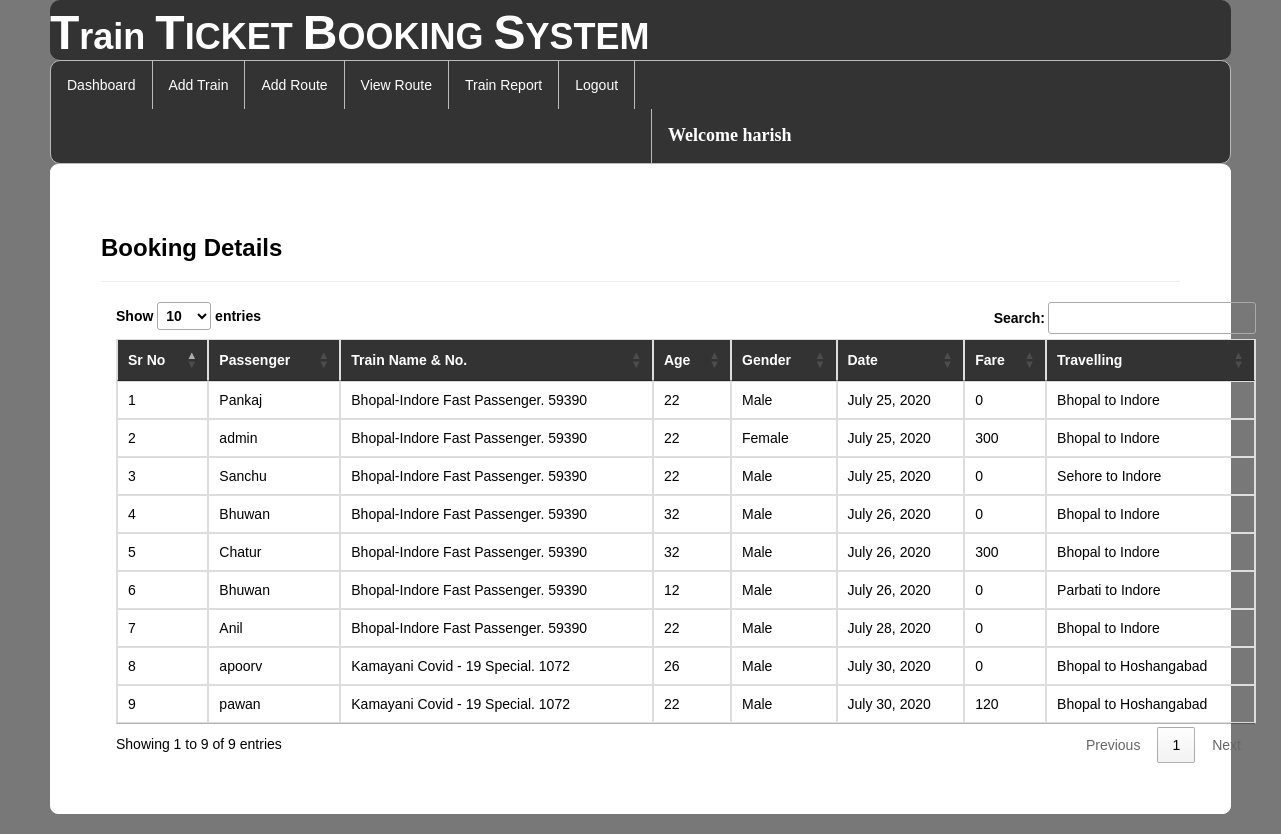
/viewbookings/ (signed in), run on the app's committed database.
### railway/models.py (models this page shows, shortened)
class Book_ticket(models.Model):
    passenger=models.ForeignKey(Passenger,on_delete=models.CASCADE,null=True)
    user=models.ForeignKey(Register,on_delete=models.CASCADE,null=True)
    route=models.CharField(max_length=100,null=True)
    date2=models.DateField(null=True)
    fare=models.IntegerField(null=True)

class Passenger(models.Model):
    user = models.ForeignKey(Register,on_delete=models.CASCADE,null=True)
    train = models.ForeignKey(Add_Train,on_delete=models.CASCADE,null=True)
    name = models.CharField(max_length=100,null=True)
    age = models.IntegerField(null=True)
    gender = models.CharField(max_length=30,null=True)
    route=models.CharField(max_length=100,null=True)
    status = models.CharField(max_length=30,null=True)
    date1 = models.DateField(null=True)
    fare = models.IntegerField(null=True)

class Add_Train(models.Model):
    trainname = models.CharField(max_length=30,null=True)
    train_no = models.IntegerField(null=True)
    from_city = models.CharField(max_length=30,null=True)
    to_city = models.CharField(max_length=30,null=True)
    departuretime=models.CharField(max_length=30,null=True)
    arrivaltime=models.CharField(max_length=30,null=True)
    trevaltime=models.CharField(max_length=100,null=True)
    distance=models.IntegerField(null=True)
    img=models.FileField(null=True)

### railway/views.py (the view)
# urls.py: path('viewbookings/', viewbookings, name="viewbookings"),
def viewbookings(request):
    if not request.user.is_authenticated:
        return redirect('login')
    book = Book_ticket.objects.all()
    d = {'book': book}
    return render(request, 'viewbookings.html', d)

### railway/templates/viewbookings.html (shortened to what this page needs)
{% extends 'navigation3.html' %}
{% load static %}
{% block b %}
<div style="color:Black;border:1px solid white;border-radius:8px;background-color:white;padding:50px">
        <h3><strong>Booking Details</strong></h3><hr>
<div class="container">
<table class="table table-bordered" id="myTable">
  <thead style="color:white;background-color:#333">
  <tr>
    <th>Sr No</th>
    <th>Passenger</th>
      <th>Train Name & No.</th>
      <th>Age</th>
    <th>Gender</th>
    <th>Date</th>
       <th>Fare</th>
       <th>Travelling</th>
  </tr>
  </thead>
   <tbody>
    {% for i in book %}
  <tr>
    <td>{{forloop.counter}}</td>
    <td>{{i.passenger.name}}</td>
    <td>{{i.passenger.train.trainname}}. {{i.passenger.train.train_no}}</td>
      <td>{{i.passenger.age}}</td>
      <td>{{i.passenger.gender}}</td>
      <td>{{i.passenger.date1}}</td>
      <td>{{i.fare}}</td>
      <td>{{i.route}}</td>
  </tr>
    {% endfor %}
    </tbody>
</table>
 </div>
</div>
{% endblock %}

### railway/templates/navigation3.html (shortened to what this page needs)
{% extends 'head.html' %}
{% load static %}
{% block body %}
<link rel = stylesheet href = "//cdn.datatables.net/1.10.19/css/jquery.dataTables.min.css">
<ul class="id2">
  <li id="id1"><a href="{% url 'admindashboard' %}">Dashboard</a></li>
  <li id="id1"><a href="{% url 'add_train' %}">Add Train</a></li>
  <li id="id1"><a href="{% url 'add_route' %}">Add Route</a></li>
  <li id="id1"><a href="{% url 'availableroute' %}">View Route</a></li>
  <li id="id1"><a href="{% url 'view_train'%}">Train Report</a></li>
  <li id="id1"><a href="{% url 'log_out' %}">Logout</a></li>
      <li id="id2" style="margin-left:600px"><a href="" style="color:white"><strong style="font-size:18px;font-family:cursive">Welcome {{request.user.username}}</strong></a></li>
</ul>
{% block b %}
{% endblock %}
{% endblock %}

### railway/templates/navigation3.html (style rules this page uses)
.id2 { list-style-type: none; margin: 0; padding: 0; overflow: hidden; background-color: #333; border-radius:10px; border:1px solid #bbb; }
#id1 { float: left; border-right:1px solid #bbb; }
#id2 { float: left; border-left:1px solid #bbb; }
li:last-child { border-right: none; }
li a { display: block; color: white; text-align: center; padding: 14px 16px; text-decoration: none; }
body { font-family: Arial, Helvetica, sans-serif; }

### data on the page
Book_ticket: passenger.name "Pankaj", passenger.train.trainname "Bhopal-Indore Fast Passenger", passenger.train.train_no "59390", passenger.age "22", passenger.gender "Male", passenger.date1 "July 25, 2020", fare "0", route "Bhopal to Indore"
Book_ticket: passenger.name "admin", passenger.train.trainname "Bhopal-Indore Fast Passenger", passenger.train.train_no "59390", passenger.age "22", passenger.gender "Female", passenger.date1 "July 25, 2020", fare "300", route "Bhopal to Indore"
Book_ticket: passenger.name "Sanchu", passenger.train.trainname "Bhopal-Indore Fast Passenger", passenger.train.train_no "59390", passenger.age "22", passenger.gender "Male", passenger.date1 "July 25, 2020", fare "0", route "Sehore to Indore"
Book_ticket: passenger.name "Bhuwan", passenger.train.trainname "Bhopal-Indore Fast Passenger", passenger.train.train_no "59390", passenger.age "32", passenger.gender "Male", passenger.date1 "July 26, 2020", fare "0", route "Bhopal to Indore"
Book_ticket: passenger.name "Chatur", passenger.train.trainname "Bhopal-Indore Fast Passenger", passenger.train.train_no "59390", passenger.age "32", passenger.gender "Male", passenger.date1 "July 26, 2020", fare "300", route "Bhopal to Indore"
Book_ticket: passenger.name "Bhuwan", passenger.train.trainname "Bhopal-Indore Fast Passenger", passenger.train.train_no "59390", passenger.age "12", passenger.gender "Male", passenger.date1 "July 26, 2020", fare "0", route "Parbati to Indore"
Book_ticket: passenger.name "Anil", passenger.train.trainname "Bhopal-Indore Fast Passenger", passenger.train.train_no "59390", passenger.age "22", passenger.gender "Male", passenger.date1 "July 28, 2020", fare "0", route "Bhopal to Indore"
Book_ticket: passenger.name "apoorv", passenger.train.trainname "Kamayani Covid - 19 Special", passenger.train.train_no "1072", passenger.age "26", passenger.gender "Male", passenger.date1 "July 30, 2020", fare "0", route "Bhopal to Hoshangabad"
Book_ticket: passenger.name "pawan", passenger.train.trainname "Kamayani Covid - 19 Special", passenger.train.train_no "1072", passenger.age "22", passenger.gender "Male", passenger.date1 "July 30, 2020", fare "120", route "Bhopal to Hoshangabad"

### other printed values
{{ request.user.username }} "harish"
